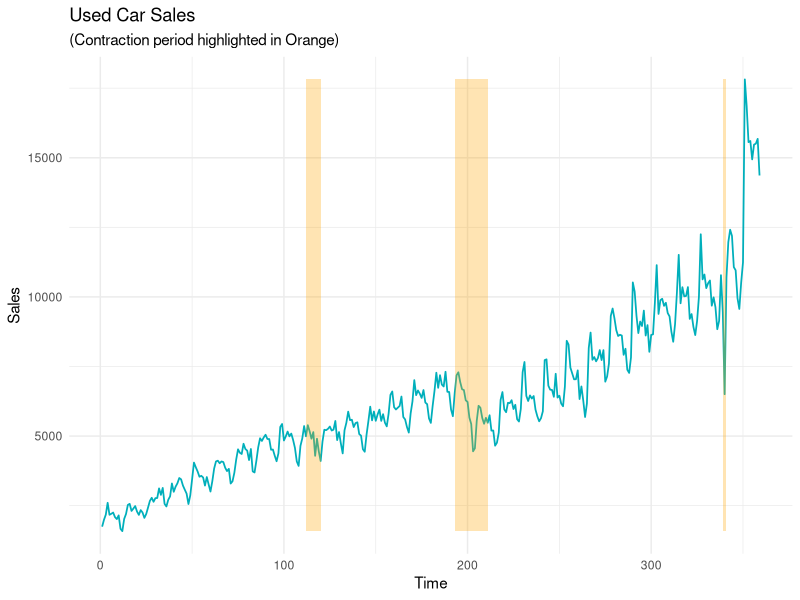
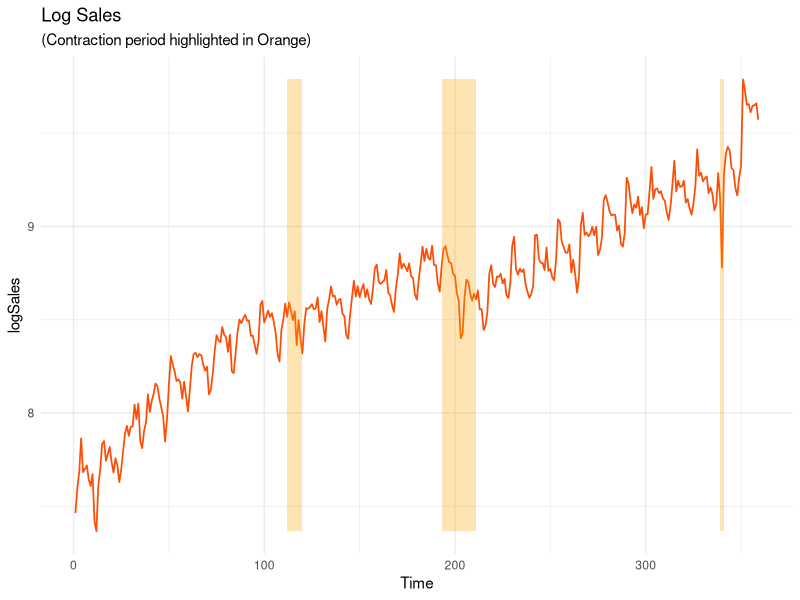
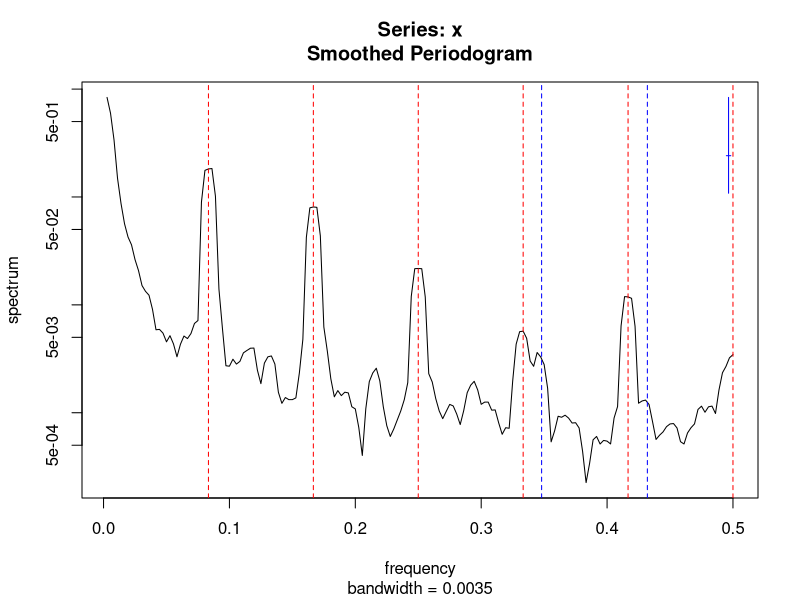
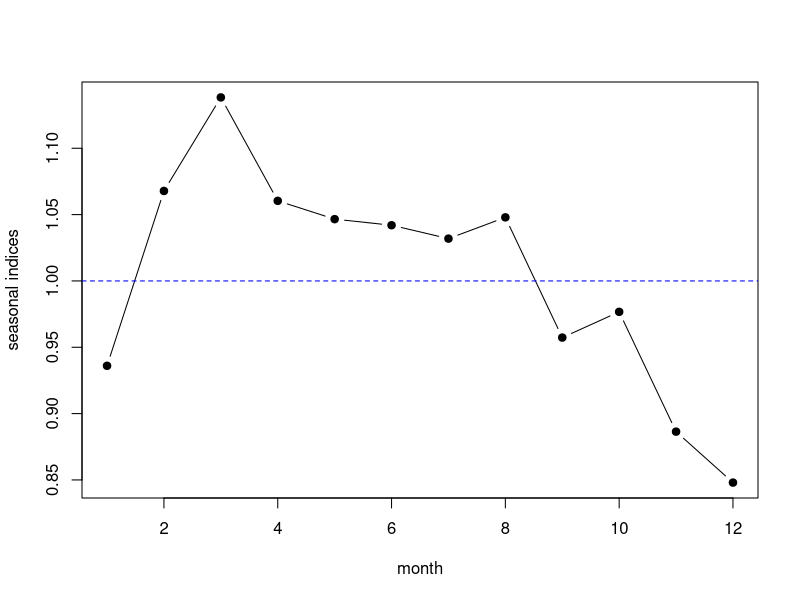
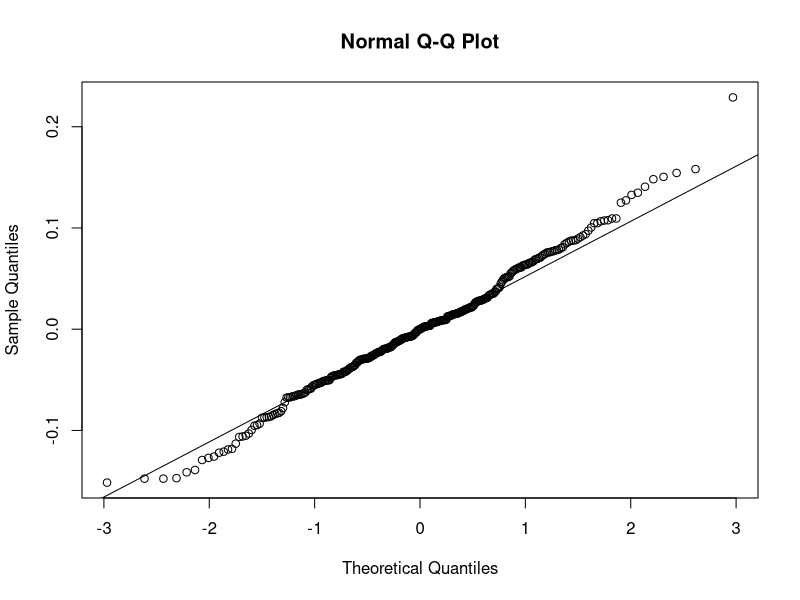
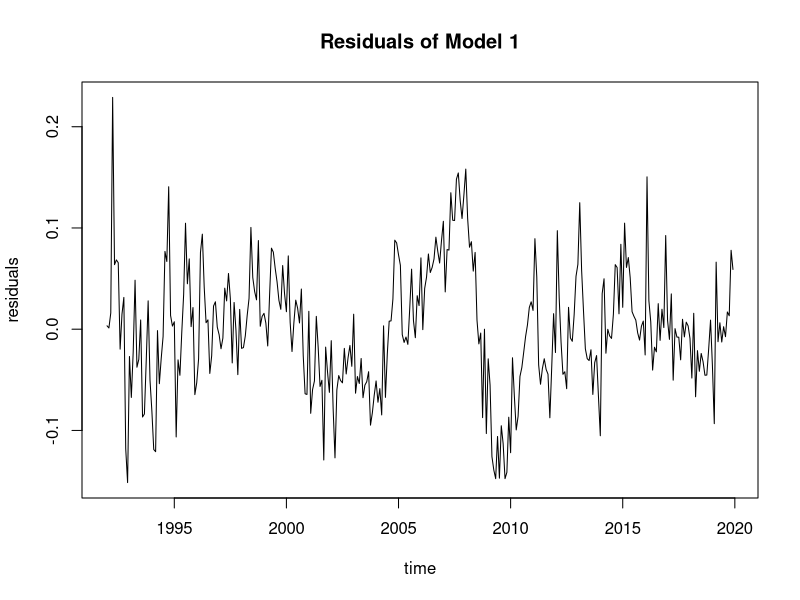
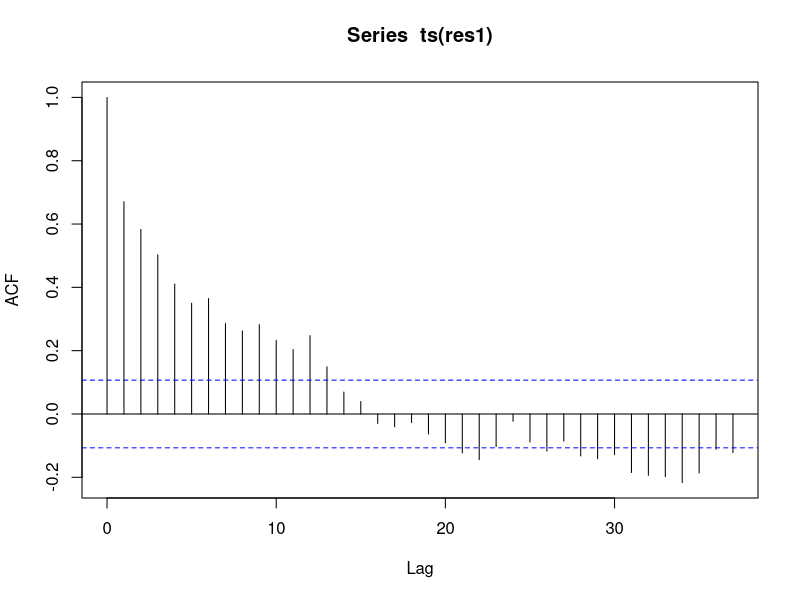
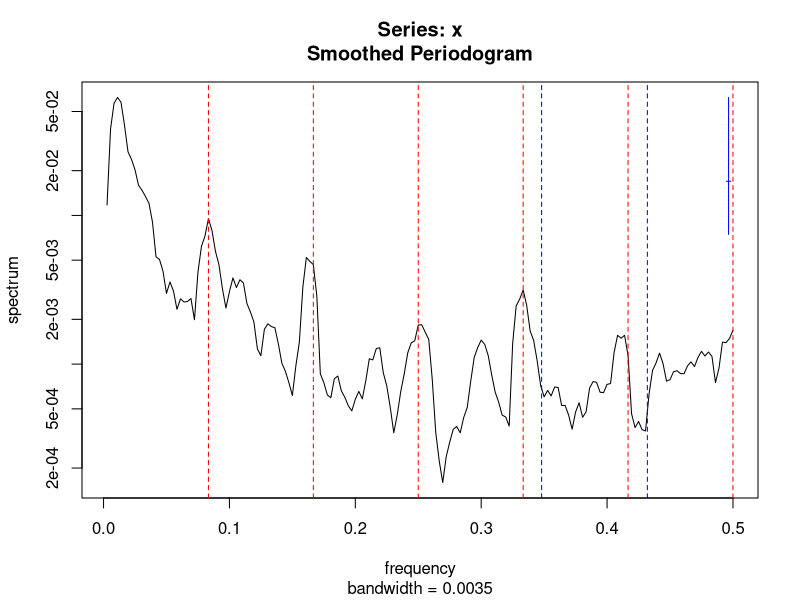

Generate these figures, in order, with R:
## ---- chunk 1
knitr::opts_chunk$set(echo = TRUE)
library(ggplot2)
library(dplyr)
## ---- chunk 2
sales<-read.csv("UsedCarSales.txt")

Time <- seq(1, nrow(sales))
fMonth<-as.factor(sales$Month)

sales<-data.frame(sales, Time, fMonth)
## ---- chunk 3
## Example data
set.seed(0)
dat <- sales

## Determine highlighted regions
v <- rep(0, max(dat$Time))
v[c(112:119, 193:210, 339:340)] <- 1

## Get the start and end points for highlighted regions
inds <- diff(c(0, v))
start <- dat$Time[inds == 1]
end <- dat$Time[inds == -1]
if (length(start) > length(end)) end <- c(end, tail(dat$Time, 1))

## highlight region data
rects <- data.frame(start=start, end=end, group=seq_along(start))

ggplot(data=dat, aes(Time, Sales)) +
theme_minimal() +
geom_line(color = "#00AFBB", size = .6) +
geom_rect(data=rects, inherit.aes=FALSE, aes(xmin=start, xmax=end, ymin=min(dat$Sales),
ymax=max(dat$Sales), group=group), color="transparent", fill="orange", 
alpha=0.3) +
labs(title = "Used Car Sales", subtitle = "(Contraction period highlighted in Orange)") 
## ---- chunk 4
ggplot(data=dat, aes(Time, logSales)) +
theme_minimal() +
geom_line(color = "#FC4E07", size = .6) +
geom_rect(data=rects, inherit.aes=FALSE, aes(xmin=start, xmax=end, ymin=min(dat$logSales),
ymax=max(dat$logSales), group=group), color="transparent", fill="orange", alpha=0.3) +
labs(title = "Log Sales", subtitle = "(Contraction period highlighted in Orange)") 
## ---- chunk 5
logSales.ts <- ts(sales$logSales)
spectrum(logSales.ts, span=5)
abline(v=c(1/12,2/12,3/12,4/12,5/12,6/12),col="red",lty=2)
abline(v=c(0.348,0.432),col="blue",lty=2)

## ---- chunk 6
# filter year <= 2019
sales <- sales %>% filter(Year <= 2019 )
## ---- chunk 7
# add outlier obs203
obs203<-rep(0, max(sales$Time))
obs203[203] <- 1
sales<-data.frame(sales,obs203)
## ---- chunk 8
model1<-lm(logSales~Time+I(Time^2)+I(Time^3)+I(Time^4)+I(Time^5)+I(Time^6)+fMonth+obs203+c348+s348+c432+s432, data = sales);
## ---- chunk 9
# excluding the time polynomials
model2<-lm(logSales~fMonth+obs203+c348+s348+c432+s432, data = sales)

anova(model2, model1)
## ---- chunk 10
# excluding the fMonth dummy variable
model3<-lm(logSales~Time+I(Time^2)+I(Time^3)+I(Time^4)+I(Time^5)+I(Time^6)+obs203+c348+s348+
c432+s432, data = sales)

anova(model3, model1)
## ---- chunk 11
# excluding the calendar pairs
model4<-lm(logSales~Time+I(Time^2)+I(Time^3)+I(Time^4)+I(Time^5)+I(Time^6)+fMonth+obs203, data = sales);

anova(model4, model1)
## ---- chunk 12
# excluding the 432 calendar pairs
model5<-lm(logSales~Time+I(Time^2)+I(Time^3)+I(Time^4)+I(Time^5)+I(Time^6)+fMonth+obs203+c348+s348, data = sales);

anova(model5, model1)
## ---- chunk 13
# excluding the 348 calendar pairs
model6<-lm(logSales~Time+I(Time^2)+I(Time^3)+I(Time^4)+I(Time^5)+I(Time^6)+fMonth+obs203+c432+s432, data = sales);

anova(model6, model1)
## ---- chunk 14
# excluding the 348 calendar pairs
model7<-lm(logSales~Time+I(Time^2)+I(Time^3)+I(Time^4)+I(Time^5)+I(Time^6)+fMonth+c348+s348+c432+s432, data = sales);

anova(model7, model1)
## ---- chunk 15
# final model
model8<-lm(logSales~Time+I(Time^2)+I(Time^3)+I(Time^4)+I(Time^5)+I(Time^6)+fMonth+obs203+c348+s348, data = sales);
## ---- chunk 16
b1<-coef(model8)[1]
b2<-coef(model8)[8:18]+b1
b3<-c(b1,b2)
seas<-b3-mean(b3)

seas.ts<-ts(exp(seas))
plot(seas.ts,ylab="seasonal indices",xlab="month", type="b", pch=19)
abline(h=1, col="blue", lwd=1, lty=2)
## ---- chunk 17
month <- seq(12)
seas_indices <- exp(seas)
seas_df <- data.frame(month, seas, seas_indices)
print.data.frame(tbl_df(seas_df))
## ---- chunk 18
res1 <- resid(model8)
## ---- chunk 19
qqnorm(res1)
qqline(res1)
## ---- chunk 20
shapiro.test(res1)
## ---- chunk 21
resid1 <- ts(res1,start=c(1992,1),freq=12)
plot(resid1, xlab="time",ylab="residuals",main="Residuals of Model 1")
## ---- chunk 22
acf(ts(res1), 37)
## ---- chunk 23
spectrum(res1, span=5)
abline(v=c(1/12,2/12,3/12,4/12,5/12,6/12),col="red",lty=2)
abline(v=c(0.348,0.432),col="blue",lty=2)
## ---- chunk 24
# Time 228 below represent the last month in 2010 (Dec 2010)
Dynamic <- c(rep(0, 228), rep(1, nrow(sales) - 228))
sales <- data.frame(sales, Dynamic) 
## ---- chunk 25
sales <-transform(sales,DynamicfMonth=ifelse(Dynamic == 1, fMonth, 0))
sales$DynamicfMonth <- as.factor(sales$DynamicfMonth)
## ---- chunk 26
model9<-lm(logSales~Time+I(Time^2)+I(Time^3)+I(Time^4)+I(Time^5)+I(Time^6)+fMonth+obs203+c348+s348+Dynamic+Dynamic*fMonth, data = sales);

anova(model9, model8)
## ---- chunk 27
summary(model9)
## ---- chunk 28

# fit the model
model<-lm(logSales~Time+I(Time^2)+I(Time^3)+I(Time^4)+I(Time^5)+I(Time^6)+fMonth+obs203+c348+s348+Dynamic+Dynamic*fMonth, data = sales)

#For the first time span:
b1<-coef(model)[1]
b2<-coef(model)[8:18]+b1
b3<-c(b1,b2)
seas1<-exp(b3-mean(b3))

#For the second time span:
b1<-coef(model)[1]+coef(model)[22]
b2<-coef(model)[8:18]+coef(model)[23:33]+b1
b3<-c(b1,b2)
seas2<-exp(b3-mean(b3))

seas1
seas2
summary(model)
## ---- chunk 29
month <- seq(12)
seas_ind_part_3 <- seas.ts
seas_ind_1992_2010 <- seas1
seas_ind_2011_2019 <- seas2
seas_df1 <- data.frame(month, seas_ind_part_3, seas_ind_1992_2010, seas_ind_2011_2019)
print.data.frame(seas_df1)
## ---- chunk 30
ggplot(seas_df1, aes(x = month)) + 
  geom_line(aes(y = seas_ind_part_3, color = 'Part 3 Indices'), size =.6, , linetype="dashed") +
  geom_line(aes(y = seas_ind_1992_2010, color = '1992-2010'), size = .8) + 
  geom_line(aes(y = seas_ind_2011_2019, color = '2011-2019'), size =.8) +
  scale_x_continuous(breaks=1:12) +
  ylab("Seasonal Indices")
## ---- chunk 31
res2 <- resid(model)
spectrum(res2, span=5)
abline(v=c(1/12,2/12,3/12,4/12,5/12,6/12),col="red",lty=2)
abline(v=c(0.348,0.432),col="blue",lty=2)

## ---- chunk 32
resid2 <- ts(res2,start=c(1992,1),freq=12)
plot(resid2, xlab="time",ylab="residuals",main="Residuals of Model 2")
## ---- chunk 33
qqnorm(res2)
qqline(res2)
## ---- chunk 34
shapiro.test(res2)
## ---- chunk 35
acf(ts(res2), 37)
## ---- chunk 36
num_rows <- nrow(sales)
lresid<-c(rep(NA,num_rows))
lag1resid<-lresid
lag2resid<-lresid

lag1resid[2]<-resid(model)[1]

for(i in 3:num_rows){
i1<-i-1
i2<-i-2

lag1resid[i]<-resid(model)[i1]
lag2resid[i]<-resid(model)[i2]
}
## ---- chunk 37
sales<-data.frame(sales,lag1resid,lag2resid)
## ---- chunk 38
model10 <-lm(logSales~Time+I(Time^2)+I(Time^3)+I(Time^4)+I(Time^5)+I(Time^6)+fMonth+obs203+c348+s348+Dynamic+Dynamic*fMonth+lag1resid+lag2resid, data = sales)
## ---- chunk 39
res3 <- resid(model10)
spectrum(res3, span=5)
abline(v=c(1/12,2/12,3/12,4/12,5/12,6/12),col="red",lty=2)
abline(v=c(0.348,0.432),col="blue",lty=2)
## ---- chunk 40
resid3 <- ts(res3,start=c(1992,1),freq=12)
plot(resid3, xlab="time",ylab="residuals",main="Residuals of Model 2")
## ---- chunk 41
acf(ts(res3), 37)
